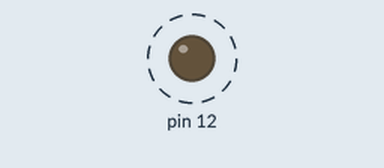
Bench run of a sketch on a simulated Arduino Uno, built with avr-gcc and run on an emulated ATmega328P. On the bench: output pins drawn as LEDs (lit = HIGH). Dashed ring = blinking.

Above: at 3.2 s.
Timing chart, 0 to 6.0 s (numbered marks = the images above):
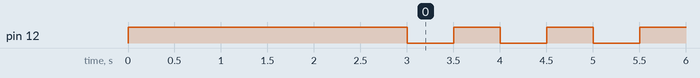

Measured:
- by itself, pin 12: alternates HIGH for 0.50 s and LOW for 0.50 s

The sketch:

blinkingledscript.ino
```cpp
// + connected to digital pin 12
void setup() {
  pinMode(12,OUTPUT);
  digitalWrite(12,HIGH);
  delay(3000);
}

void loop() {
  digitalWrite(12,LOW);
  delay(500);
  digitalWrite(12,HIGH);
  delay(500);
}
```
